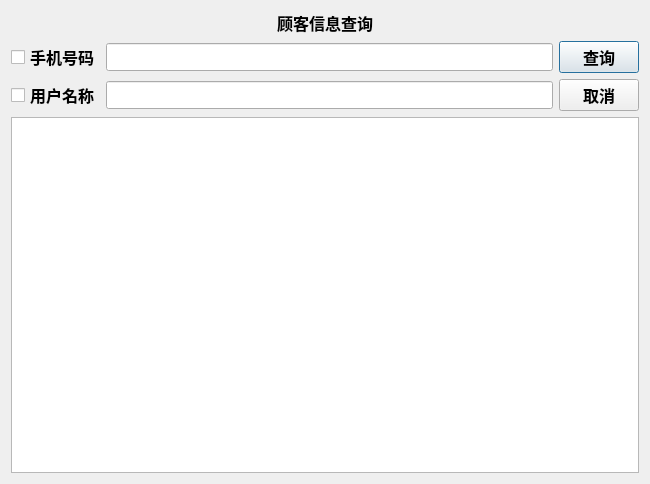
<?xml version="1.0" encoding="UTF-8"?>
<ui version="4.0">
 <class>Dialog_selectCustom</class>
 <widget class="QDialog" name="Dialog_selectCustom">
  <property name="geometry">
   <rect>
    <x>0</x>
    <y>0</y>
    <width>650</width>
    <height>484</height>
   </rect>
  </property>
  <property name="windowTitle">
   <string>顾客信息查询</string>
  </property>
  <layout class="QGridLayout" name="gridLayout">
   <item row="0" column="0">
    <layout class="QVBoxLayout" name="verticalLayout">
     <item>
      <widget class="QLabel" name="label">
       <property name="font">
        <font>
         <pointsize>12</pointsize>
         <weight>75</weight>
         <bold>true</bold>
        </font>
       </property>
       <property name="text">
        <string>顾客信息查询</string>
       </property>
       <property name="alignment">
        <set>Qt::AlignCenter</set>
       </property>
      </widget>
     </item>
     <item>
      <layout class="QHBoxLayout" name="horizontalLayout">
       <item>
        <widget class="QCheckBox" name="checkBox_phonenumber">
         <property name="font">
          <font>
           <pointsize>12</pointsize>
           <weight>75</weight>
           <bold>true</bold>
          </font>
         </property>
         <property name="text">
          <string>手机号码</string>
         </property>
        </widget>
       </item>
       <item>
        <widget class="QLineEdit" name="lineEdit_phonenumber">
         <property name="font">
          <font>
           <pointsize>13</pointsize>
          </font>
         </property>
        </widget>
       </item>
       <item>
        <widget class="QPushButton" name="pushButton_selectCustom">
         <property name="font">
          <font>
           <pointsize>12</pointsize>
           <weight>75</weight>
           <bold>true</bold>
          </font>
         </property>
         <property name="text">
          <string>查询</string>
         </property>
        </widget>
       </item>
      </layout>
     </item>
     <item>
      <layout class="QHBoxLayout" name="horizontalLayout_2">
       <item>
        <widget class="QCheckBox" name="checkBox_customName">
         <property name="font">
          <font>
           <pointsize>12</pointsize>
           <weight>75</weight>
           <bold>true</bold>
          </font>
         </property>
         <property name="text">
          <string>用户名称</string>
         </property>
        </widget>
       </item>
       <item>
        <widget class="QLineEdit" name="lineEdit_customName">
         <property name="font">
          <font>
           <pointsize>13</pointsize>
          </font>
         </property>
        </widget>
       </item>
       <item>
        <widget class="QPushButton" name="pushButton_quit">
         <property name="font">
          <font>
           <pointsize>12</pointsize>
           <weight>75</weight>
           <bold>true</bold>
          </font>
         </property>
         <property name="text">
          <string>取消</string>
         </property>
        </widget>
       </item>
      </layout>
     </item>
     <item>
      <widget class="QTableWidget" name="tableWidget_customList"/>
     </item>
    </layout>
   </item>
  </layout>
 </widget>
 <resources/>
 <connections/>
</ui>
